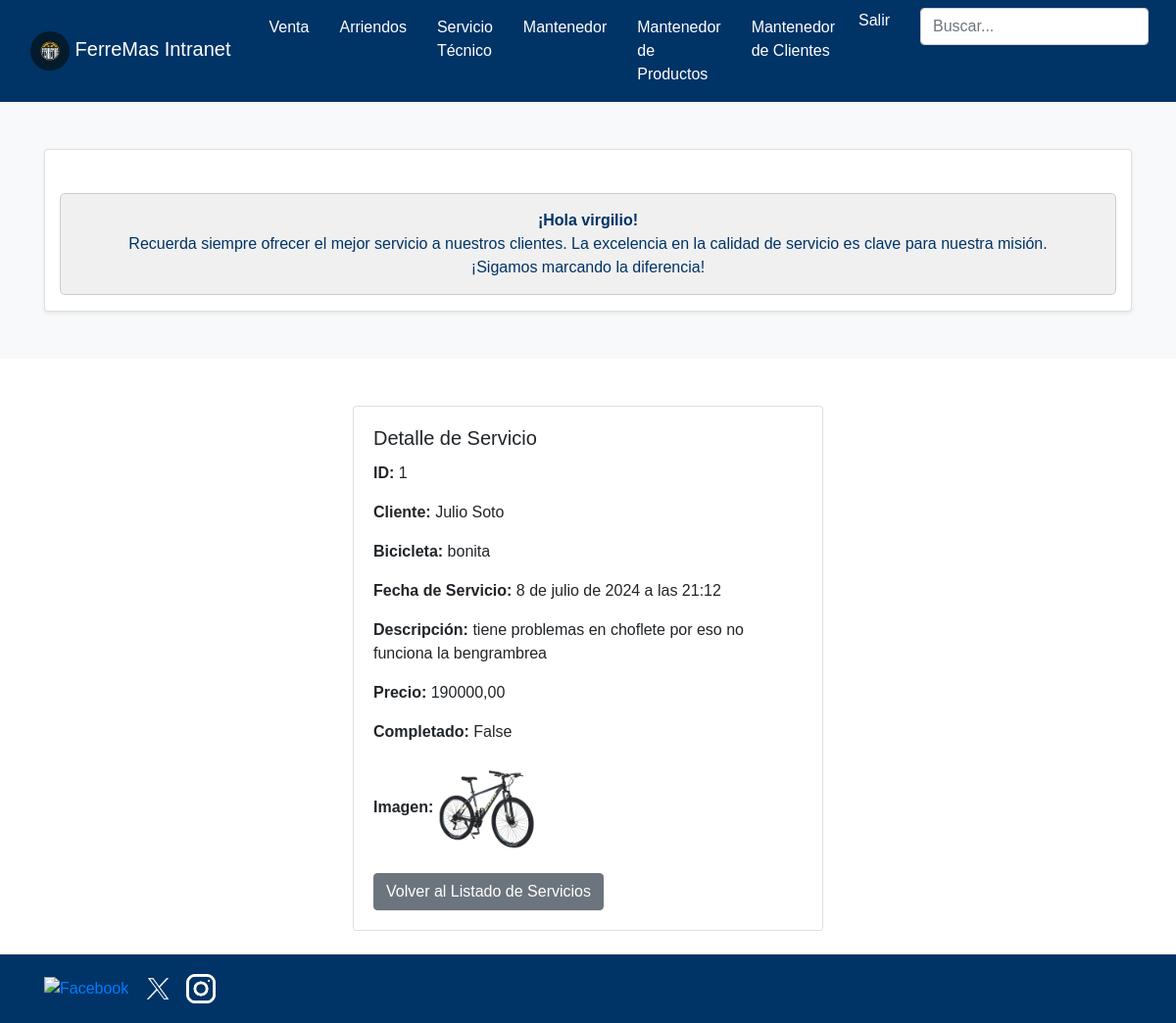
Screenshot of /servicios/1/ (signed in) with the database file from the repository.
### core/models.py (models this page shows, shortened)
class Servicio(models.Model):
    cliente = models.ForeignKey(Cliente, on_delete=models.CASCADE)
    bicicleta = models.CharField(max_length=100, blank=True)
    marca = models.CharField(max_length=100, blank=True)
    modelo = models.CharField(max_length=100, blank=True)
    descripcion = models.TextField()
    fecha_servicio = models.DateTimeField(auto_now_add=True)
    precio = models.DecimalField(max_digits=10, decimal_places=2)
    completado = models.BooleanField(default=False)
    imagen = models.ImageField(upload_to='servicio/', null=True, blank=True)

class Cliente(models.Model):
    usuario = models.CharField(max_length=255, blank=True)
    nombre = models.CharField(max_length=255, blank=True)
    contraseña = models.CharField(max_length=255, blank=True)
    direccion = models.CharField(max_length=255)
    telefono = models.CharField(max_length=15)
    email = models.EmailField()
    imagen = models.ImageField(upload_to='cliente/', null=True, blank=True)
    def __str__(self):
        return self.nombre

### core/views.py (the view)
# urls.py: path('servicios/<int:pk>/', detalle_servicio, name='servicio_detalle'),
@staff_required
def detalle_servicio(request, pk):
    servicio = get_object_or_404(Servicio, pk=pk)
    return render(request, 'core/servicio_detalle.html', {'servicio': servicio})

### core/context_processors.py (called while the page is built)
def carrito_contador(request):
    return {'cantidad_productos': contar_items(request)}

### core/views.py (called while the page is built)
def contar_items(request):
    if request.user.is_authenticated:
        cantidad_productos = CarritoItem.objects.filter(usuario=request.user).aggregate(Sum('cantidad'))['cantidad__sum'] or 0
    else:
        cantidad_productos = 0
    return cantidad_productos

### core/templates/core/servicio_detalle.html
{% extends "core/base_intranet.html" %}
{% block content %}
<div class="d-flex justify-content-center mt-5">
    <div class="card" style="width: 30rem;">
        <div class="card-body">
            <h5 class="card-title">Detalle de Servicio</h5>
            <p><strong>ID:</strong> {{ servicio.id }}</p>
            <p><strong>Cliente:</strong> {{ servicio.cliente }}</p>
            <p><strong>Bicicleta:</strong> {{ servicio.bicicleta }}</p>
            <p><strong>Fecha de Servicio:</strong> {{ servicio.fecha_servicio }}</p>
            <p><strong>Descripción:</strong> {{ servicio.descripcion }}</p>
            <p><strong>Precio:</strong> {{ servicio.precio }}</p>
            <p><strong>Completado:</strong> {{ servicio.completado }}</p>
            <p><strong>Imagen:</strong>
                {% if servicio.imagen %}
                    <img src="{{ servicio.imagen.url }}" width="100">
                {% else %}
                    No Image
                {% endif %}
            </p>
            <a href="{% url 'listar_servicios' %}" class="btn btn-secondary">Volver al Listado de Servicios</a>
        </div>
    </div>
</div>
{% endblock %}

### core/templates/core/base_intranet.html (shortened to what this page needs)
{% load static %}
<!DOCTYPE html>
<html lang="es">
<head>
    <link href="https://stackpath.bootstrapcdn.com/bootstrap/4.5.2/css/bootstrap.min.css" rel="stylesheet">
</head>
<body>
    <header>
        <nav class="navbar navbar-expand-lg navbar-dark">
            <div class="container-fluid navbar-center">
                <a class="navbar-brand" href="{% url 'inicio_intra' %}">
                    <img src="{% static 'img/logoferremas.jpg' %}" alt="Logo" class="brand-image img-circle elevation-3" style="width: 40px; height: 40px; object-fit: cover; border-radius: 50%;">
                    <span class="logo-text">FerreMas Intranet</span>
                </a>
                <div class="collapse navbar-collapse" id="navbarNav">
                    <ul class="navbar-nav ml-auto">
                        <li class="nav-item">
                            <a class="nav-link" href="{% url 'ventas_listar' %}">Venta</a>
                        </li>
                        <li class="nav-item">
                            <a class="nav-link" href="{% url 'mantenedor_arriendos' %}">Arriendos</a>
                        </li>
                        <li class="nav-item">
                            <a class="nav-link" href="{% url 'listar_servicios' %}">Servicio Técnico</a>
                        </li>
                        <li class="nav-item">
                            <a class="nav-link" href="{% url 'mantenedor_bicicletas' %}">Mantenedor</a>
                        </li>
                        <li class="nav-item">
                            <a class="nav-link" href="{% url 'mantenedor_productos' %}">Mantenedor de Productos</a>
                        </li>
                        <li class="nav-item">
                            <a class="nav-link" href="{% url 'mantenedor_clientes' %}">Mantenedor de Clientes</a>
                        </li>
                        <li class="nav-item d-flex justify-content-center">
                            <form id="logout-form" method="POST" action="{% url 'logout' %}" style="display: inline;">
                                <a href="#" class="nav-link btn btn-link" style="padding: 0; color: white; text-decoration: none;" onclick="document.getElementById('logout-form').submit();">
                                    Salir
                                </a>
                            </form>
                        </li>
                        <li class="nav-item">
                            <form class="form-inline my-2 my-lg-0">
                                <input class="form-control mr-sm-2" type="search" placeholder="Buscar..." aria-label="Buscar">
                            </form>
                        </li>
                    </ul>
                </div>
            </div>
        </nav>
    </header>
    {% if user.is_authenticated %}
    <div class="container-fluid bg-light py-5">
        <div class="container text-center">
            <div class="row justify-content-center">
                <div class="col-lg-12">
                    <div class="card shadow-sm">
                        <main class="container mt-4">
                            <div class="alert alert-info" role="alert">
                                <strong>¡Hola {{user.username}}!</strong> </br>Recuerda siempre ofrecer el mejor servicio a nuestros clientes. La excelencia en la calidad de servicio es clave para nuestra misión. </br>¡Sigamos marcando la diferencia!
                            </div>
                        </main>
                    </div>
                </div>
            </div>
        </div>
    </div>
    {% endif %}
    {% block content %}
    {% endblock %}
    <footer class="footer-content mt-4">
        <div class="container">
            <div class="row">
                <div class="col-md-6">
                    <div class="social-media">
                        <a href="#"><img src="{% static 'img/facebook.png' %}" alt="Facebook"></a>
                        <a href="#"><img src="{% static 'img/x.webp' %}" alt="Twitter"></a>
                        <a href="#"><img src="{% static 'img/instagram.png' %}" alt="Instagram"></a>
                    </div>
                </div>
            </div>
        </div>
    </footer>
</body>
</html>

### core/templates/core/base_intranet.html (style rules this page uses)
body { font-family: Arial, sans-serif; }
.navbar { background-color: #003366; }
.navbar-brand img { height: 50px; width: auto; }
.nav-link { color: white !important; transition: color 0.3s; }
.form-inline .form-control { border-radius: 0.25rem; }
.footer-content { background-color: #003366; color: white; padding: 20px; }
.social-media img { width: 30px; margin-right: 10px; }
.navbar-center { display: flex; justify-content: center; width: 100%; }
.navbar-center .navbar-nav { margin: auto; }
.alert { background-color: #f0f0f0; border-color: #ccc; color: #003366; text-align: center; padding: 15px; border-radius: 5px; margin-top: 20px; }
.alert strong { color: #003366; }
.navbar-nav { flex-direction: row; }
.navbar-nav .nav-item { margin-left: 15px; }
.navbar-nav .form-inline { margin-left: 15px; }

### rows the page displays
Servicio: id "1", cliente "Julio Soto", bicicleta "bonita", fecha_servicio "8 de julio de 2024 a las 21:12", descripcion "tiene problemas en choflete por eso no funciona la bengrambrea", precio "190000,00", completado "False", imagen (picture)

### other values shown
{{ user.username }} "virgilio"
